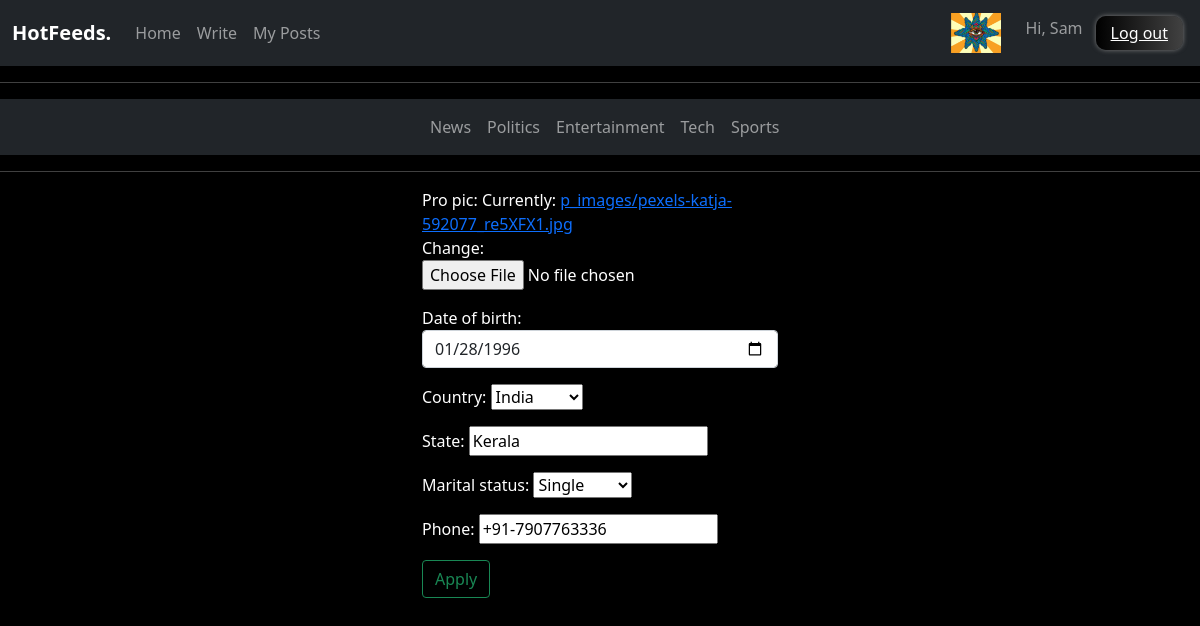
Screenshot of /blog/pro_up/1 (signed in) with the database file from the repository.
### blog_app/models.py (models this page shows)
class UserProfile(models.Model):
    user = models.OneToOneField(User,on_delete=models.CASCADE,related_name='profile')
    pro_pic = models.ImageField(upload_to='p_images')
    date_of_birth = models.DateField(null=True)
    country = models.CharField(max_length=100)
    state = models.CharField(max_length=100)
    marital_status = models.CharField(max_length=100)
    phone = models.CharField(max_length=14,default='+91-')

### blog_app/views.py (the view)
# urls.py: path('pro_up/<int:id>',views.UserProfileUpdateView.as_view(),name='pro_update')
class UserProfileUpdateView(UpdateView):
    model = UserProfile
    form_class = UserProfileForm
    template_name = 'Profile_update.html'
    success_url = reverse_lazy('u_pro')
    pk_url_kwarg = 'id'

### blog_app/forms.py
class UserProfileForm(forms.ModelForm):
    options1=(
        ('Single','Single'),
        ('Married','Married'),
        ('Divorced', 'Divorced'),
        ('Separated', 'Separated'),
        ('Widowed', 'Widowed'),
    )
    marital_status=forms.ChoiceField(choices=options1)
    options2=(
        ('Australia', 'Australia'),
        ('Brazil', 'Brazil'),
        ('Canada', 'Canada'),
        ('Germany', 'Germany'),
        ('India', 'India'),
        ('Italy', 'Italy'),
        ('UK', 'UK'),
        ('USA', 'USA')
    )
    country=forms.ChoiceField(choices=options2)
    class Meta:
        model=UserProfile
        fields=[
            'pro_pic',
            'date_of_birth',
            'country',
            'state',
            'marital_status',
            'phone'
        ]
        widgets = {
            'date_of_birth': forms.DateInput(attrs={'class': 'form-control', 'type': 'date'})
        }

### blog_app/templates/Profile_update.html (shortened to what this page needs)
{%extends 'Base.html'%}
{%block body_block%}
<div class="row">
  <div class="col-4"></div>
  <div class="col-4">
    <form action="" method="post" enctype="multipart/form-data">
      {{form.as_p}}
      <input type="submit" class="btn btn-outline-success" value="Apply">
    </form>
  </div>
  <div class="col-4"></div>
</div>
{%endblock%}

### blog_app/templates/Base.html (shortened to what this page needs)
<!DOCTYPE html>
{%load static%}
<html lang="en">
<head>
    <link href="https://cdn.jsdelivr.net/npm/bootstrap@5.1.3/dist/css/bootstrap.min.css" rel="stylesheet">
    <link rel="stylesheet" href="{%static 'css/bg.css'%}">
</head>
<body>
<nav class="navbar navbar-expand-lg navbar-dark bg-dark">
  <div class="container-fluid">
    <a class="hot navbar-brand" href="#"><b>HotFeeds.</b></a>
    <div class="collapse navbar-collapse" id="navbarSupportedContent">
      <ul class="navbar-nav me-auto mb-2 mb-lg-0">
        <li class="nav-item">
          <a class="nav-link" aria-current="page" href="{%url 'all_user_blogs'%}">Home</a>
        </li>
        <li class="nav-item">
          <a class="nav-link" href="{%url 'add_blog'%}">Write</a>
        </li>
        <li class="nav-item">
          <a class="nav-link" href="{%url 'user_blogs'%}">My Posts</a>
        </li>
      </ul>
        <ul class="navbar-nav">
            <li>
                {%if request.user.profile%}
                <img src="{{request.user.profile.pro_pic.url}}" height="50px" width="50px" class="navbar-brand">
                {%endif%}
            </li>
            <li class="nav-item">
                {%if request.user.profile%}
                <a class="nav-link" href="{%url 'pro_detail' request.user.profile.id%}">Hi, {{request.user}}</a>
                {%else%}
                <a class="nav-link" href="{%url 'u_pro'%}">{{request.user}}</a>
                {%endif%}
            </li>
        </ul>
      <form class="d-flex">
        <a href="{%url 'signout'%}" class="btn-grad">Log out</a>
      </form>
    </div>
  </div>
</nav>
<hr>
<nav class="navbar navbar-expand-lg navbar-dark bg-dark">
  <div class="container-fluid">
      <div class="container">
          <div class="row">
          <div class="col-4"></div>
          <div class="col-4">
    <div class="collapse navbar-collapse" id="navbarSupportedContent">
      <ul class="navbar-nav me-auto mb-2 mb-lg-0">
        <li class="nav-item">
          <a class="nav-link " aria-current="page" href="{%url 'topic_news'%}">News</a>
        </li>
        <li class="nav-item">
          <a class="nav-link" href="{%url 'topic_politics'%}">Politics</a>
        </li>
        <li class="nav-item">
          <a class="nav-link " href="{%url 'topic_entertainment'%}">Entertainment</a>
        </li>
          <li class="nav-item">
          <a class="nav-link " href="{%url 'topic_tech'%}">Tech</a>
        </li>
        <li class="ts nav-item">
          <a class="nav-link " href="{%url 'topic_sports'%}">Sports</a>
        </li>
      </ul>
    </div>
          </div>
          <div class="col-4"></div>
      </div>
      </div>
  </div>
</nav>
<hr>
<div class="container">
    {%block body_block%}
    {%endblock%}
</div>
</body>
</html>

### blog_app/static/css/bg.css (style rules this page uses)
body { background-color: black; background-size: contain; background-repeat: no-repeat; color: white; }
.btn-grad { background-image: linear-gradient(to right, #000000 0%, #434343 51%, #9b1e1e 100%) }
.btn-grad { margin: 5px; padding: 5px 15px; text-align: center; transition: 0.5s; background-size: 200% auto; color: white; box-shadow: 0 0 5px rgb(126, 126, 126); border-radius: 10px; display: block; }

### rows the page displays
UserProfile: date_of_birth "01/28/1996", country "India", state "Kerala", marital_status "Single", phone "+91-7907763336"

### other values shown
{{ request.user }} "Sam"
